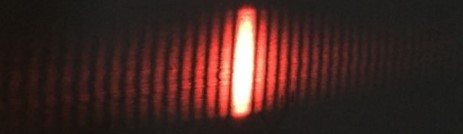
#> input picture src/example-photos/11.25.jpg, 463 x 134 px
$ python DiffractionData.py
#> lines starting #> are read from the running program, lines starting #| are printed output that depends on the picture
import numpy as np
import cv2
import matplotlib.pyplot as plt
import scipy.integrate

class DiffractionData:

    def __init__(self, image_name, isrgb, wavelength=632.8 * 10 ** (-9), slit_width=0.5 * 10 ** (-3), R=3.64, pic_width=0.05):
        self.new_image(image_name, isrgb, wavelength, slit_width, R)

    def new_image(self, image_name, isrgb, wavelength=632.8 * 10 ** (-9), slit_width=0.5 * 10 ** (-3), R=3.64, pic_width=0.05):
        """
        Initialization function.
        :param image_name: Path to the picture of the laser diffraction on a
            screen as a string
        :param isrgb: Booleann whether the picture is in color(True) or
            greyscale(False)
        :param wavelength: Wavelength of the laser in meters
        :param slit_width: Width of the slit in meters
        :param R: Distance from the slit aperture to the screen
        :param pic_width: Scaling coefficient for taking into account the zoom
            and disfigurement of the picture.
        """
        self.image_name = image_name
        self.isrgb = isrgb
        self.wavelength = wavelength
        self.slit_width = slit_width
        self.R = R
        self.pic_width = pic_width
        self.intensity_matrix = self.__get_intensity()
#> in __get_intensity, img is the input picture: shape (134, 463, 3); mean B, G, R 34.8, 38.6, 63.8
        self.mid = int(len(self.intensity_matrix) / 2)
        temp = self.intensity_matrix[self.mid, :]
        shift = min(temp)
        self.image_intensity = np.subtract(temp, shift)
        self.num = len(self.image_intensity)
        self.del_v = slit_width * np.sqrt(2 / (R * wavelength))
        self.max_intensity = max(self.image_intensity)
        self.max_index = np.argmax(self.image_intensity)
        self.__shift_intensity()

        self.fraun = self.__get_fraunhoffer()
        self.fres = self.__get_fresnel()

    def __rgb_2_gray(self, rgb):
        """
        Function for converting color images to greyscale images.
        """
        r, g, b = rgb[:,:,0], rgb[:,:,1], rgb[:,:,2]
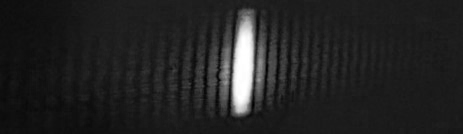
#> r: shape (134, 463); min 0, max 255, mean 34.8
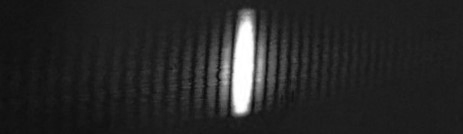
#> g: shape (134, 463); min 10, max 255, mean 38.6
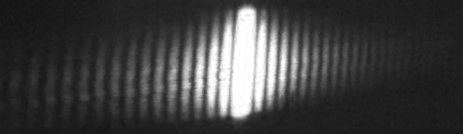
#> b: shape (134, 463); min 20, max 255, mean 63.8
        gray = 0.2989 * r + 0.5870 * g + 0.1140 * b
#> in new_image, `self.mid = int(len(self.intensity_matrix) / 2)`: self.mid = 67
#> in new_image, `temp = self.intensity_matrix[self.mid, :]`: temp = 463 values, max 255 at index 248, min 17.54 at index 41, mean 52.33
#> in new_image, `shift = min(temp)`: shift = 17.54
#> in new_image, `self.image_intensity = np.subtract(temp, shift)`: self.image_intensity = 463 values, max 237.4 at index 248, min 0 at index 41, mean 34.79
#> in new_image, `self.num = len(self.image_intensity)`: self.num = 463
#> in new_image, `self.max_intensity = max(self.image_intensity)`: self.max_intensity = 237.4
#> in new_image, `self.max_index = np.argmax(self.image_intensity)`: self.max_index = 248
        return gray

    def __get_intensity(self):
        """
        Function for obtaining the intensity spectrum as an array from the
        image.
        """
        img = cv2.imread(self.image_name)
        if self.isrgb:
            return self.__rgb_2_gray(img)
        else:
            return img

    def __shift_intensity(self):
        """
        Function that adjusts the position of the intensity spectrum so the peak
        is in the middle for proper comparison to the Fraunhofer and Fresnel
        Diffraction models.
        """
        self.start = np.abs(int(len(self.image_intensity) / 2) - self.max_index)
#> self.start = 17
        self.shifted = self.image_intensity[int(self.start):]
#> self.shifted = 446 values, max 237.4 at index 231, min 0 at index 24, mean 36.01

    def __get_fraunhoffer(self):
        """
        Function for obtaining the Fraunhofer diffraction model from the input
        experimental settings including the wavelength, slit width and distance
        from the slit aperture to the screen.
        """
        max_angle = np.arctan(self.pic_width / self.R)
        k = 2.0 * np.pi / self.wavelength
        intensity = list()
        num1 = int(self.num / 2)
#> num1 = 231
        num2 = self.num - num1
#> num2 = 232

        for theta in np.linspace(max_angle, 1e-9, num1):
            beta= k * self.slit_width * np.sin(theta) / 2.0
            intensity.append((np.sin(beta) / beta)**2)
        for theta in np.linspace(1e-9, max_angle, num2):
            beta= k * self.slit_width * np.sin(theta) / 2.0
            intensity.append((np.sin(beta) / beta)**2)

        c = self.max_intensity / max(intensity)
#> c = 237.4
        intensity = np.multiply(c, intensity)
#> intensity = 463 values, max 237.4 at index 230, min 3e-07 at index 380, mean 11.3
#> in new_image, `self.fraun = self.__get_fraunhoffer()`: self.fraun has the same summary as intensity in __get_fraunhoffer
        return intensity

    def __get_fresnel(self):
        """
        Function for obtaining the Fresnel diffraction model from the input
        experimental settings including the wavelength, slit width and distance
        from the slit aperture to the screen.
        """

        max_angle = np.arctan(self.pic_width / self.R)
#> max_angle = 0.0137
        S = lambda x:np.sin(x**2 * np.pi / 2)
        C = lambda x:np.cos(x**2 * np.pi / 2)
        intensity = list()
        num1 = int(self.num / 2)
#> num1 = 231
        num2 = self.num - num1
#> num2 = 232

        for i in np.linspace(-max_angle, max_angle, self.num):
            v1 = -((i / self.slit_width) + 0.5) * self.del_v
            v2 = -((i / self.slit_width) - 0.5) * self.del_v
            intensity.append(scipy.integrate.quad(S, v1, v2)[0] ** 2 + scipy.integrate.quad(C, v1, v2)[0] ** 2)

        c = self.max_intensity / max(intensity)
#> c = 1094.5
        intensity = np.multiply(c, intensity)
#> intensity = 463 values, max 237.4 at index 231, min 0.00446 at index 76, mean 38.42
#> in new_image, `self.fres = self.__get_fresnel()`: self.fres has the same summary as intensity in __get_fresnel

        return intensity

    def plot_picture_data(self):
        """
        Function plotting the intensity spectrum from the experimental data,
        the Fresnel Diffraction Model, and the Fraunhofer Diffraction model.
        """

        x  = np.linspace(0, self.num , self.num)
#> x = 463 values from 0 to 463
        minus = x[int(self.start)]
#> minus = 17.04
        x1 = np.subtract(x[int(self.start):], minus)
#> x1 = 446 values from 0 to 446

        fig = plt.figure()
        ax = fig.add_subplot(1, 1, 1)

        plt.xlabel('Horizontal Pixel')
        plt.ylabel('Relative Intensity')
        plt.title(r"$\Delta\upsilon = $" + str(self.del_v))
        plt.grid()
        ax.plot(x1,self.shifted, label="Diffraction Data")
        ax.plot(x, self.fraun, label="Fraunhofer Model")
        ax.plot(x, self.fres, label="Fresnel Model")
        plt.legend()
        plt.show()
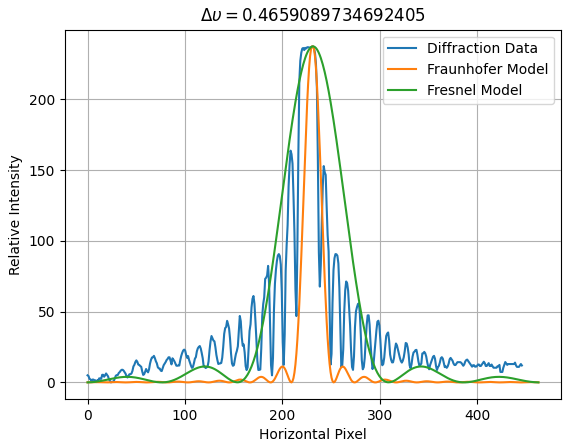
#> figure drawn by matplotlib, 1 panel; curve peaks at x = 231.5, y = 237.4; curve peaks at x = 230.5, y = 237.4; curve peaks at x = 231.5, y = 237.4

if __name__ == "__main__":
    foo = DiffractionData("example-photos//11.25.jpg", True, slit_width=0.5e-3)
    foo.plot_picture_data()

$ run again, with src/example-photos/10.5.jpg copied over src/example-photos/11.25.jpg
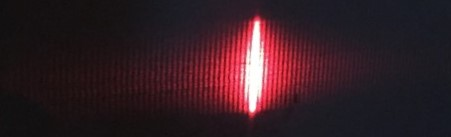
#> input picture src/example-photos/10.5.jpg, 451 x 137 px
#> in __get_intensity, img is the input picture: shape (137, 451, 3); mean B, G, R 36.3, 29.7, 52.2
#> in __rgb_2_gray, `r, g, b = rgb[:,:,0], rgb[:,:,1], rgb[:,:,2]`:
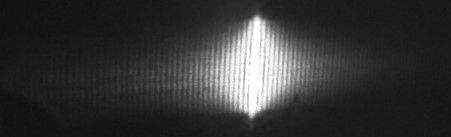
#> b: shape (137, 451); min 15, max 255, mean 52.2
#> self.mid = 68
#> temp = 451 values, max 254.9 at index 256, min 14.37 at index 53, mean 45.3
#> shift = 14.37
#> self.image_intensity = 451 values, max 240.5 at index 256, min 0 at index 53, mean 30.94
#> self.num = 451
#> self.max_intensity = 240.5
#> self.max_index = 256
#> self.start = 31
#> self.shifted = 420 values, max 240.5 at index 225, min 0 at index 22, mean 32.97
#> in __get_fraunhoffer, `num1 = int(self.num / 2)`: num1 = 225
#> in __get_fraunhoffer, `num2 = self.num - num1`: num2 = 226
#> in __get_fraunhoffer, `c = self.max_intensity / max(intensity)`: c = 240.5
#> in __get_fraunhoffer, `intensity = np.multiply(c, intensity)`: intensity = 451 values, max 240.5 at index 224, min 0.000128 at index 59, mean 11.46
#> self.fraun has the same summary as intensity in __get_fraunhoffer
#> in __get_fresnel, `num1 = int(self.num / 2)`: num1 = 225
#> in __get_fresnel, `num2 = self.num - num1`: num2 = 226
#> in __get_fresnel, `c = self.max_intensity / max(intensity)`: c = 1108.6
#> in __get_fresnel, `intensity = np.multiply(c, intensity)`: intensity = 451 values, max 240.5 at index 225, min 0.00455 at index 74, mean 38.91
#> self.fres has the same summary as intensity in __get_fresnel
#> minus = 31.07
#> x1 = 420 values from 0 to 419.9
#> in plot_picture_data, `plt.show()`:
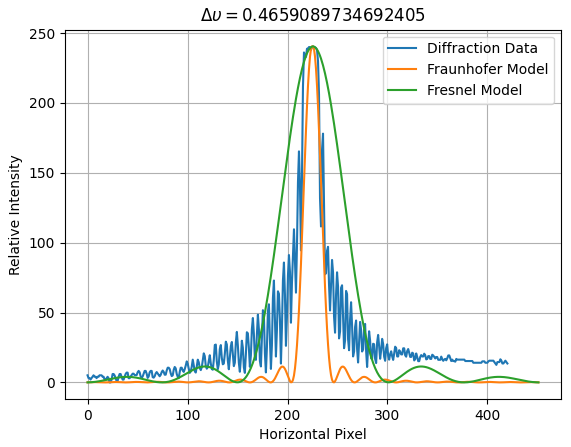
#> figure drawn by matplotlib, 1 panel; curve peaks at x = 225.5, y = 240.5; curve peaks at x = 224.5, y = 240.5; curve peaks at x = 225.5, y = 240.5

$ run again, with src/example-photos/11.5.jpg copied over src/example-photos/11.25.jpg
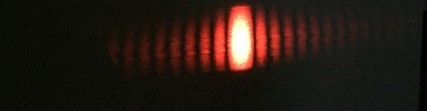
#> input picture src/example-photos/11.5.jpg, 427 x 111 px
#> in __get_intensity, img is the input picture: shape (111, 427, 3); mean B, G, R 19.3, 25.9, 37.8
#> in __rgb_2_gray, `gray = 0.2989 * r + 0.5870 * g + 0.1140 * b`:
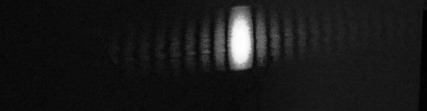
#> gray: shape (111, 427) float64; min 0, max 255, mean 25.3
#> self.mid = 55
#> temp = 427 values, max 248.6 at index 241, min 1.17 at index 422, mean 33.94
#> shift = 1.17
#> self.image_intensity = 427 values, max 247.4 at index 241, min 0 at index 422, mean 32.77
#> self.num = 427
#> self.max_intensity = 247.4
#> self.max_index = 241
#> self.start = 28
#> self.shifted = 399 values, max 247.4 at index 213, min 0 at index 394, mean 34.35
#> in __get_fraunhoffer, `num1 = int(self.num / 2)`: num1 = 213
#> in __get_fraunhoffer, `num2 = self.num - num1`: num2 = 214
#> in __get_fraunhoffer, `c = self.max_intensity / max(intensity)`: c = 247.4
#> in __get_fraunhoffer, `intensity = np.multiply(c, intensity)`: intensity = 427 values, max 247.4 at index 212, min 1.39e-06 at index 370, mean 11.82
#> self.fraun has the same summary as intensity in __get_fraunhoffer
#> in __get_fresnel, `num1 = int(self.num / 2)`: num1 = 213
#> in __get_fresnel, `num2 = self.num - num1`: num2 = 214
#> in __get_fresnel, `c = self.max_intensity / max(intensity)`: c = 1140.5
#> in __get_fresnel, `intensity = np.multiply(c, intensity)`: intensity = 427 values, max 247.4 at index 213, min 0.0048 at index 356, mean 40.03
#> self.fres has the same summary as intensity in __get_fresnel
#> minus = 28.07
#> x1 = 399 values from 0 to 398.9
#> in plot_picture_data, `plt.show()`:
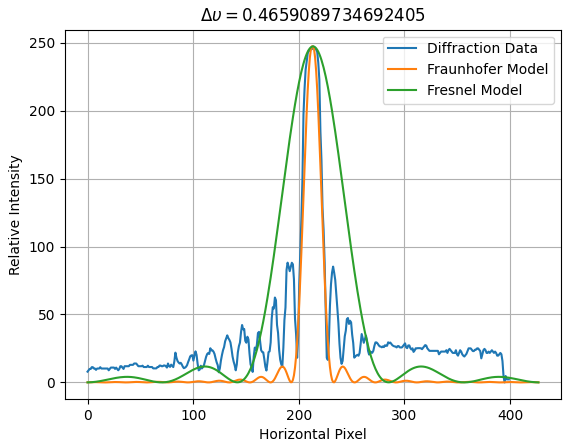
#> figure drawn by matplotlib, 1 panel; curve peaks at x = 213.5, y = 247.4; curve peaks at x = 212.5, y = 247.4; curve peaks at x = 213.5, y = 247.4
